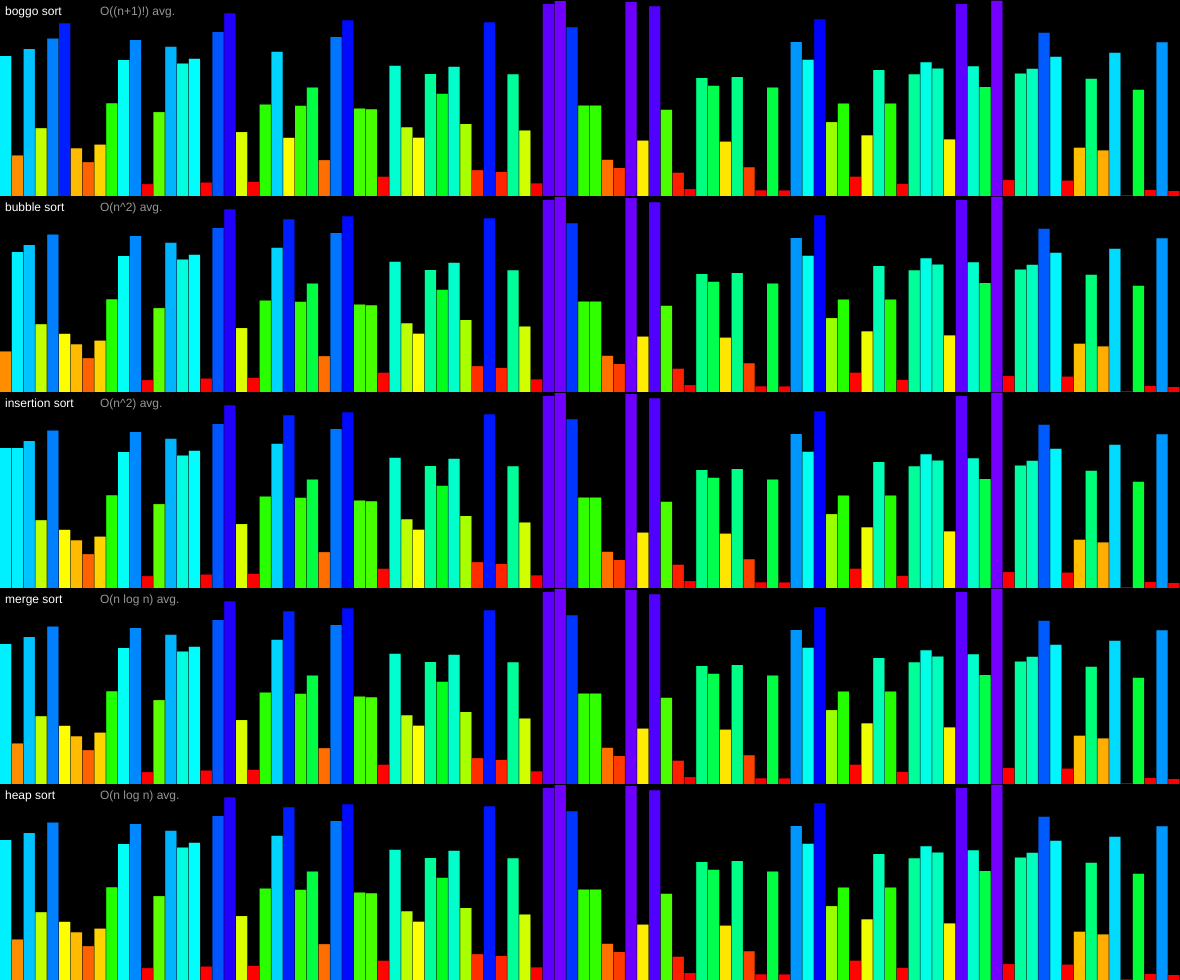
Frame 1 (no input)
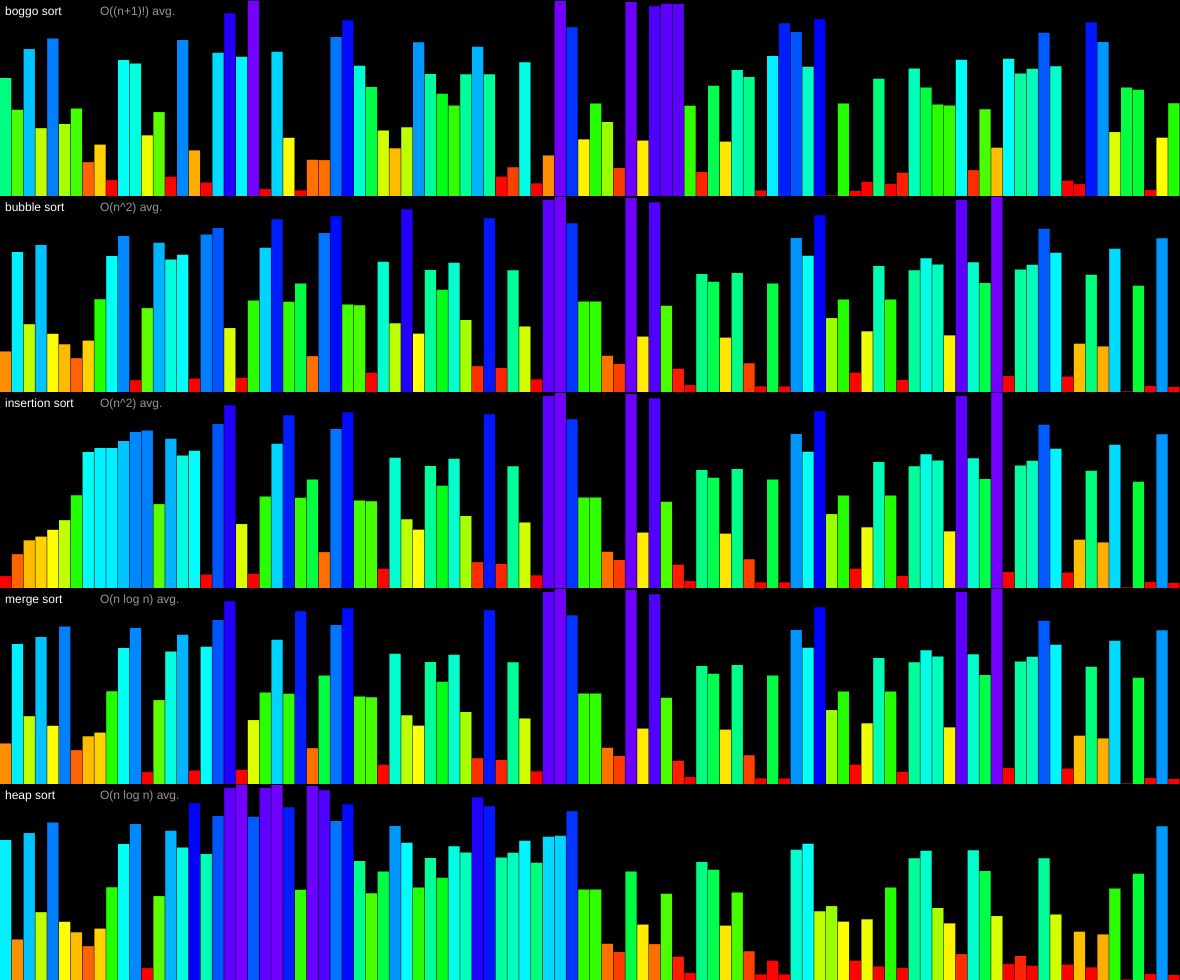
Frame 60 (no input)
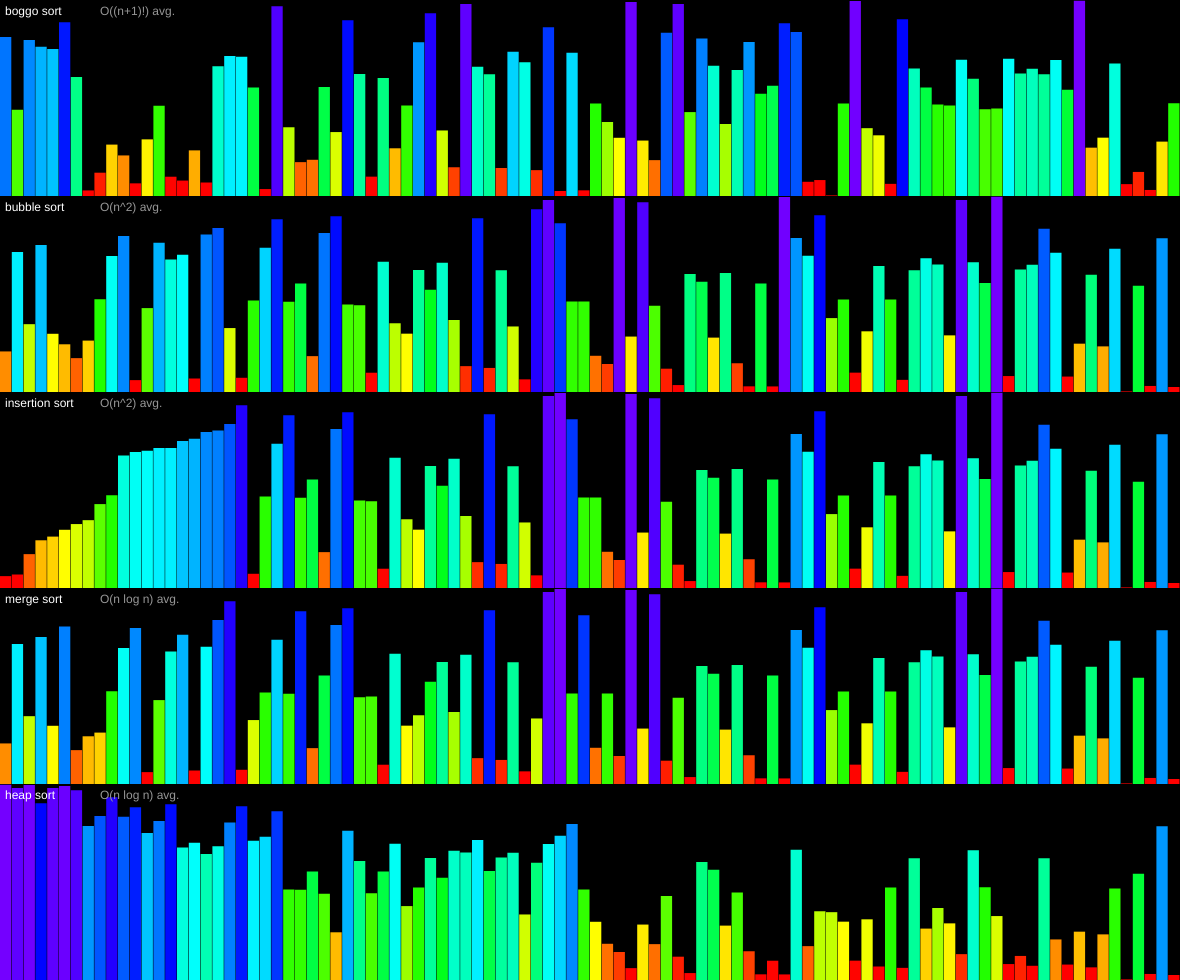
Frame 120 (the mouse pressed at the canvas centre since frame 60)

The p5.js sketch that drew these frames (run headless with seeded random() and noise() and a simulated clock; from frame 60 on, the mouse is pressed at the canvas centre):

// p5.js sketch
// ── sketch.js
let arrOfArrs = []

let heapsortVars = []

let mergesortVars = []

let bubblesortVars = []
let boggosortVars = []
let insertsortVars = []
let sizePerElement;

let showComplexity = true;
const speed = 1;
const numberOfElements = 100;
const spaceBetweenElements = 0.5;
const avgArray = ["O(n log n) avg.", "O(n log n) avg.","O(n^2) avg.","O(n^2) avg.","O((n+1)!) avg."];
const nameArray = ["heap sort", "merge sort", "insertion sort", "bubble sort", "boggo sort"];

function setup() {
    createCanvas(windowWidth - 20, windowHeight - 20);
    sizePerElement = width / numberOfElements;
    let myArray = [];
    for(let x = 0; x < floor(width / sizePerElement); x++) {
        //let r = noise(x * 0.01);
        let r = random(1);
        //r = pow(r, 2);
        myArray.push(r);
    }
    for(let x = 0; x < 5; x++) {
        arrOfArrs.push(myArray.slice());
    }
    
    heapsort_init(arrOfArrs[0]);
    merge_sort_init();
    insertion_sort_init(arrOfArrs[2])
    bubble_sort_init(arrOfArrs[3]);
    boggosort_init();
    
    colorMode(HSB, 255);
    frameRate(60);
}

function windowResized() {
    resizeCanvas(windowWidth - 20, windowHeight - 20);
    
    sizePerElement = width / numberOfElements;
}

function draw() {
    console.log(frameRate());
    background(0);

    for(let x = 0; x < speed; x++) {
        heapsort_step(arrOfArrs[0]);
        merge_sort_step(arrOfArrs[1]);
        insertion_sort_step(arrOfArrs[2])
        bubble_sort_step(arrOfArrs[3]);
        if(arrOfArrs.length > 4) {
            boggosort_step(arrOfArrs[4]);
        }
    }
    
    let heightPerArray = height / arrOfArrs.length;
    
    noStroke();
    
    for(let y = 0; y < arrOfArrs.length; y++) {
        let myArray = arrOfArrs[y];
        
        let startY = heightPerArray * y;
        
        for(let x = 0; x < myArray.length; x++) {
            let value = myArray[x];
            fill(value * 210 - 20, 255, 255);
            let posx = x * sizePerElement;
            let posy = height - (startY + heightPerArray * value);
            rect(posx, posy, sizePerElement - spaceBetweenElements, value * heightPerArray);
        }
        fill(0,0,255);
        text(nameArray[y], 5, height - startY - heightPerArray + 15);
        if(showComplexity) {
            fill(0,0,150);
            text(avgArray[y], 100, height - startY - heightPerArray + 15);
        }
    }
}

function swapArr(arr, a, b) {
    [arr[a], arr[b]] = [arr[b], arr[a]];
}

/*
*
*   HEAP SORT
*
*/

function heapsort_init(arr) {
    let l = arr.length - 1;
    heapsortVars.push(heap_sort_parent(l));
    heapsortVars.push(l);
    heapsortVars.push(heap_sort_parent(l));
    heapsortVars.push(0);
}


function heapsort_step(arr) {
    if(heapsortVars[0] >= 0) {
        siftDown(arr, heapsortVars[0], arr.length - 1);
        //heapsortVars[0] -= 1;
    } else if(heapsortVars[1] > 0) {
        if(heapsortVars[3] == 1) {
            swapArr(arr, 0, heapsortVars[1]);
            heapsortVars[1] -= 1;
            heapsortVars[2] = 0;
            heapsortVars[3] = 0;
        } else {
            siftDown(arr, 0, heapsortVars[1]);
        }
    }
}

function heap_sort_parent(x) {
    return floor((x-1) / 2);
}
function heap_sort_left_child(x) {
    return 2 * x + 1;
}

function siftDown(arr, start, end) {
    if (heap_sort_left_child(heapsortVars[2]) <= end) {
        let child = heap_sort_left_child(heapsortVars[2]);
        let toSwap = heapsortVars[2];
        
        if(arr[toSwap] < arr[child]){
            toSwap = child;
        }
        if(child + 1 <= end && arr[toSwap] < arr[child + 1]) {
            toSwap = child + 1;
        }
        if(toSwap == heapsortVars[2]) {
            if(heapsortVars[0] >= 0) {
                heapsortVars[0] -= 1;
                heapsortVars[2] = heapsortVars[0];
            } else {
                heapsortVars[3] = 1;
            }
            return
        } else {
            swapArr(arr, heapsortVars[2], toSwap);
            heapsortVars[2] = toSwap;
        }
    } else {
        if(heapsortVars[0] >= 0) {
            heapsortVars[0] -= 1;
            heapsortVars[2] = heapsortVars[0];
        } else {
            heapsortVars[3] = 1;
        }
    }
}

/*
*
*   MERGE SORT
*
*/

function merge_sort_init() {
    mergesortVars.push(1);
    mergesortVars.push(0);
    mergesortVars.push([]);
    mergesortVars.push(0);
    
}

function merge_sort_step(arr) {
    let last = arr.length - 1;
    let j = mergesortVars[0];
    let i = mergesortVars[1];
    if(j <= last) {
        if(i <= last - j) {
            let middle = min(i + j - 1, last);
            let right = min((i + 2 * j) - 1, last);
            merge(arr, i, middle, right);
            //mergesortVars[1] += (2 * j);
        } else {
            mergesortVars[1] = 0;
            mergesortVars[0] *= 2;
        }
    }
}

function merge(arr, start, middle, end) {
    if(mergesortVars[2].length < 1) {
        //let tempArr = []
        let c1 = start;
        let c2 = middle + 1;

        while(c1 <= middle && c2 <= end) {
            let smallest = (arr[c1] <= arr[c2]) ? arr[c1++] : arr[c2++];
            mergesortVars[2].push(smallest);
        }
        while(c1 <= middle) {
            mergesortVars[2].push(arr[c1++]);
        }
        while(c2 <= end) {
            mergesortVars[2].push(arr[c2++]);
        }
    } else {
        if(mergesortVars[3] < mergesortVars[2].length) {
            arr[start + mergesortVars[3]] = mergesortVars[2][mergesortVars[3]];
            mergesortVars[3] += 1;
        } else {
            mergesortVars[1] += (2 * mergesortVars[0]);
            mergesortVars[2] = [];
            mergesortVars[3] = 0;
        }
    }
}

/*
*
*   INSERTION SORT
*
*/

function insertion_sort_init(arr) {
    insertsortVars.push(1);
    insertsortVars.push(0);
    insertsortVars.push(arr[0]);
}

function insertion_sort_step(arr) {
    if(insertsortVars[0] <= arr.length) {
        if(insertsortVars[1] > -1 && arr[insertsortVars[1]] > insertsortVars[2]) {
            swapArr(arr, insertsortVars[1] + 1, insertsortVars[1]);
            insertsortVars[1] -= 1;
        } else {
            let newValueIndex = insertsortVars[1] + 1;
            insertsortVars[1] = insertsortVars[0];
            insertsortVars[0] += 1;
            let temp = arr[insertsortVars[0]];
            arr[newValueIndex] = insertsortVars[2];
            insertsortVars[2] = temp;
        }
    }
}

/*
*
*   BUBBLE SORT
*
*/

function bubble_sort_init(arr) {
    bubblesortVars.push(arr.length - 1);
    bubblesortVars.push(0);
}

function bubble_sort_step(arr) {
    let j = bubblesortVars[0];
    let i = bubblesortVars[1];
    if (j > 0) {
        if (i < j) {
            while (bubblesortVars[1] < j && arr[bubblesortVars[1]] < arr[bubblesortVars[1] + 1]) {
                bubblesortVars[1] = bubblesortVars[1] + 1;
            }
            
            if (arr[i] > arr[i + 1]) {
                swapArr(arr, i, i + 1);
            }
        } else {
            bubblesortVars[1] = 0;
            bubblesortVars[0] -= 1;
        }
    }
}

/*
*
*   BOGGO SORT
*
*/

function boggosort_init() {
    boggosortVars.push(true);
}
function boggosort_step(arr) {
    if(boggosortVars[0]) {
        let a = floor(random(arr.length));
        let b = floor(random(arr.length));
        swapArr(arr, a, b);
        let sorted = true;
        let i = 0;
        while(sorted && i < arr.length - 1) {
            if(arr[i] > arr[i + 1]) {
                sorted = false;
            }
            i += 1;
        }
        if(sorted) {
            boggosortVars[0] = false;
        }
    }
}
